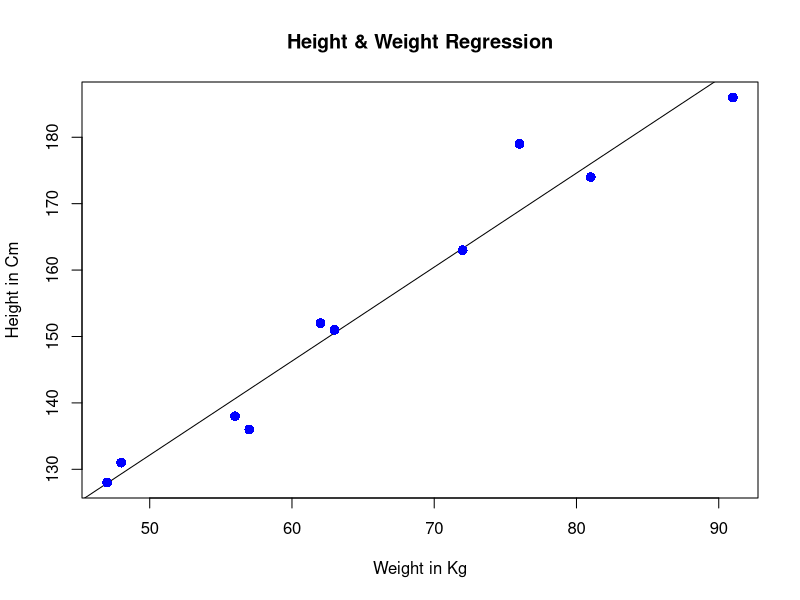
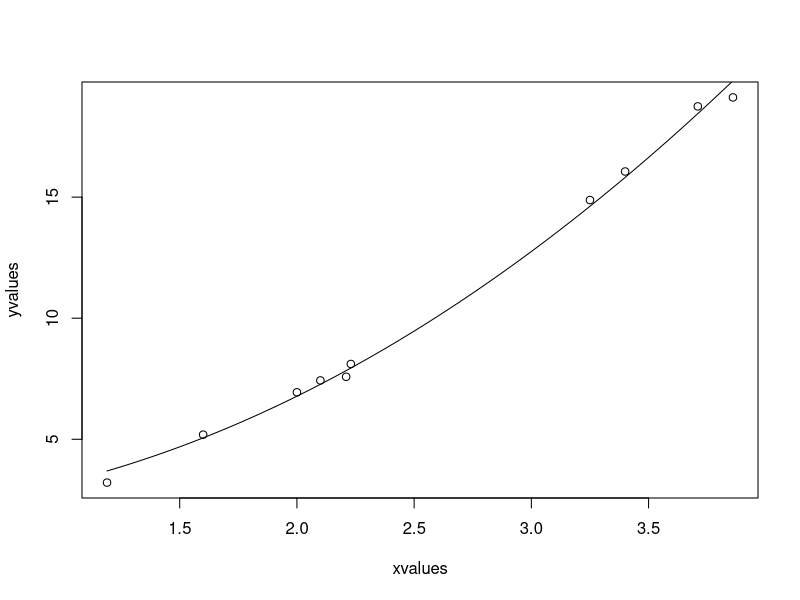

Source code (R) for these figures, in order:
# Linear Regression

# 9A - Write a R code to find the relationship model between the predictor and the 
# response variable.
# Below is the sample data representing the observation of height and corresponding weights

# Values of height
# 151, 174, 138, 186, 128, 136, 79, 163, 152, 131
# Values of weight
# 63, 81, 56, 91, 47, 57, 76, 72, 62, 48

cat("\nPractical 9A\n")
x = c(151, 174, 138, 186, 128, 136, 179, 163, 152, 131)
y = c(63, 81, 56, 91, 47, 57, 76, 72, 62, 48)
relation = lm(y~x)
print(relation)

print(summary(relation))

a = data.frame(x=170)
result = predict(relation,a)
print(result)
png(file = "LinearRegression.png")
plot(y,x, col = "blue", main = "Height & Weight Regression", abline(lm(x~y)),cex = 1.3, pch=16, xlab = "Weight in Kg", ylab = "Height in Cm")
dev.off()


# 9B - Write R code for Non-Linear Regression.
cat("\n\nPractical 9B\n")
xvalues = c(1.6, 2.1, 2, 2.23, 3.71, 3.25, 3.4, 3.86, 1.19, 2.21)
yvalues = c(5.19, 7.43, 6.94, 8.11, 18.75, 14.88, 16.06, 19.12, 3.21, 7.58)
png(file = "Non-LinearRegression.png")
plot(xvalues, yvalues)
model = nls(yvalues~b1*xvalues^2+b2, start = list(b1 = 1, b2 = 3))
new.data = data.frame(xvalues = seq(min(xvalues),max(xvalues), len= 100))
lines(new.data$xvalues, predict(model, newdata = new.data))
print(sum(resid(model)^2))
print(confint(model))
cat("\n")
